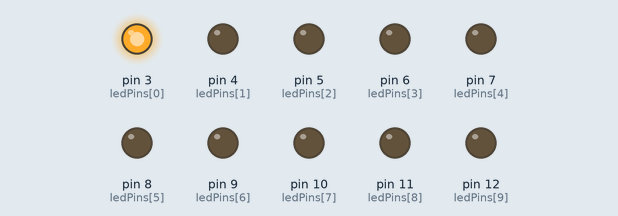
Recording of a sketch running on a simulated Arduino Uno, built with avr-gcc and run on an emulated ATmega328P. Parts: output pins drawn as LEDs (lit = HIGH).

Above: at 0.3 s.
At 2.1 s:
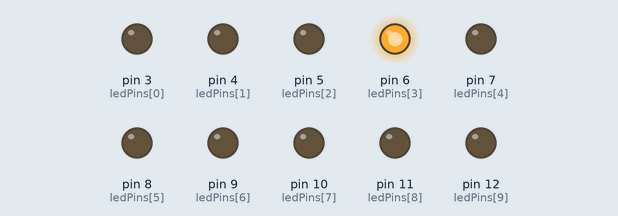
At 3.3 s:
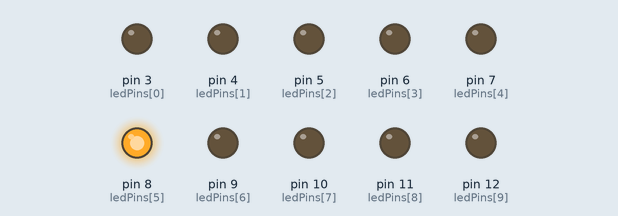
At 6.0 s:
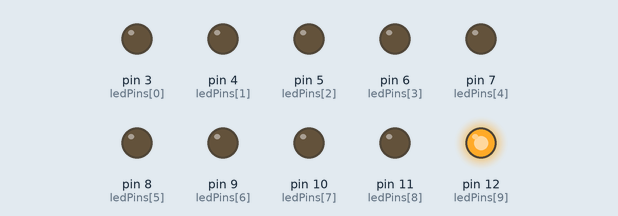
At 10.5 s:
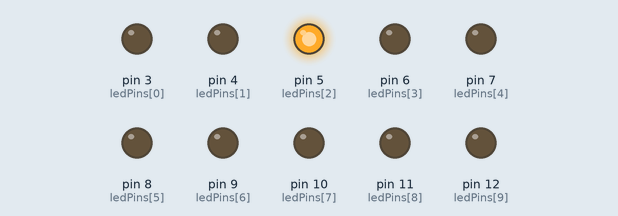
At 14.7 s:
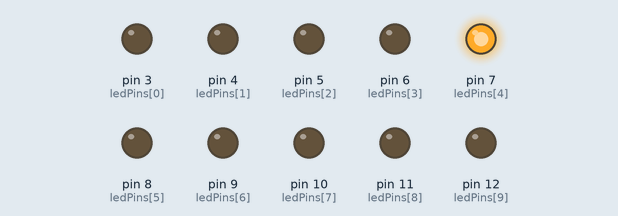
Timing chart, 0 to 15.6 s (numbered marks = the images above):
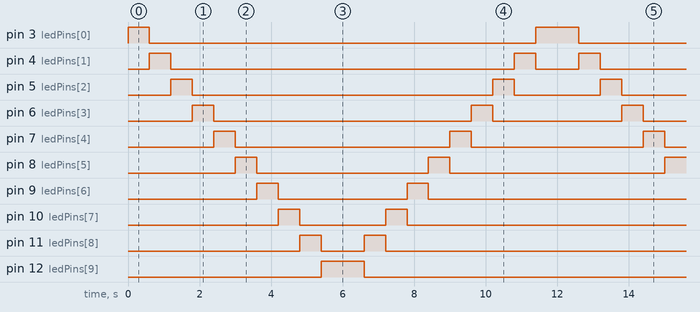

The sketch:

sketch_oct21a.ino
```cpp
const int ledCount = 10;    // the number of LEDs in the bar graph
int ledPins[] = { 3, 4, 5, 6, 7, 8, 9, 10, 11, 12 };  // an array of pin numbers to which LEDs are attached
void setup() {
for (int i = 0; i < ledCount; i++) {    // loop over the pin array and set them all to output:
    pinMode(ledPins[i], OUTPUT);
  }
}
void loop() {
  for (int i = 0; i < ledCount; i++) {    // the ith LED of LED bar graph will light up in turn
    barGraphDisplay(i);
  }
 for (int i = ledCount; i > 0; i--) {     // makes the "i"th LED of LED bar graph bright in reverse order
    barGraphDisplay(i - 1);
  }
}
void barGraphDisplay(int ledOn) {
for (int i = 0; i < ledCount; i++) {    // make the "ledOn"th LED of LED bar graph on and the others off
    if (i == ledOn)
      digitalWrite(ledPins[i], HIGH);
    else
      digitalWrite(ledPins[i], LOW);
  }
  delay(600);
}
```

Measured:
- by itself, pin 3 (ledPins[0]): repeats every 12.0 s: LOW 10.8 s, HIGH 1.2 s
- by itself, pin 4 (ledPins[1]): repeats every 12.0 s: LOW 9.6 s, HIGH 0.60 s, LOW 1.2 s, HIGH 0.60 s
- by itself, pin 5 (ledPins[2]): repeats every 12.0 s: LOW 8.4 s, HIGH 0.60 s, LOW 2.4 s, HIGH 0.60 s
- by itself, pin 6 (ledPins[3]): repeats every 12.0 s: LOW 7.2 s, HIGH 0.60 s, LOW 3.6 s, HIGH 0.60 s
- by itself, pin 7 (ledPins[4]): repeats every 12.0 s: LOW 6.0 s, HIGH 0.60 s, LOW 4.8 s, HIGH 0.60 s
- by itself, pin 8 (ledPins[5]): repeats every 12.0 s: LOW 4.8 s, HIGH 0.60 s, LOW 6.0 s, HIGH 0.60 s
- by itself, pin 9 (ledPins[6]): repeats every 12.0 s: LOW 3.6 s, HIGH 0.60 s, LOW 7.2 s, HIGH 0.60 s
- by itself, pin 10 (ledPins[7]): repeats every 12.0 s: LOW 2.4 s, HIGH 0.60 s, LOW 8.4 s, HIGH 0.60 s
